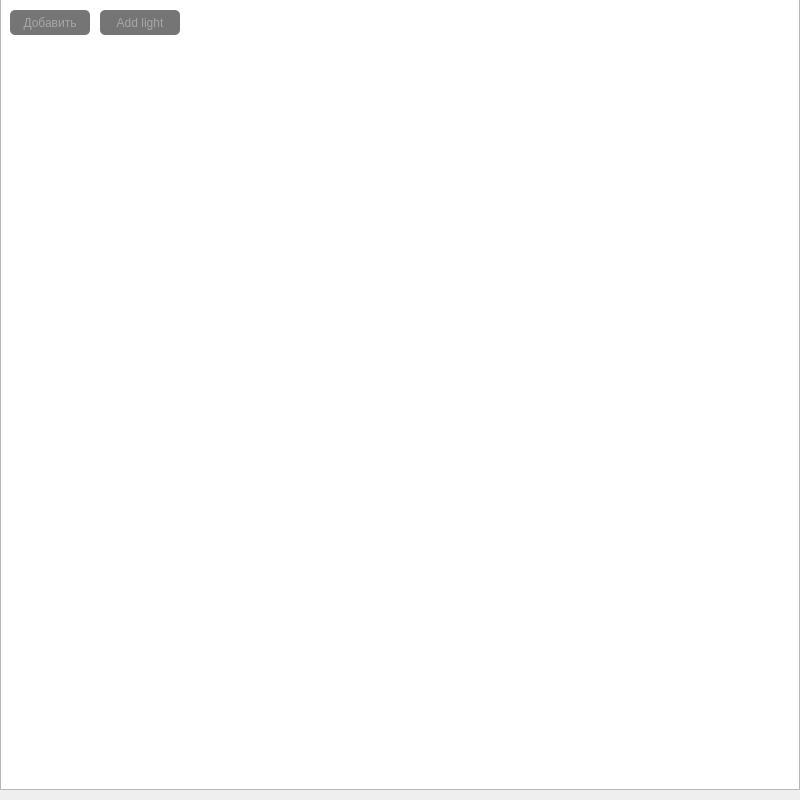
<?xml version="1.0" encoding="UTF-8"?>
<ui version="4.0">
 <class>MainWindow</class>
 <widget class="QMainWindow" name="MainWindow">
  <property name="geometry">
   <rect>
    <x>0</x>
    <y>0</y>
    <width>800</width>
    <height>800</height>
   </rect>
  </property>
  <property name="windowTitle">
   <string>MainWindow</string>
  </property>
  <property name="styleSheet">
   <string notr="true">QDialog {
	background: rgba(50, 50, 50, 255);
}</string>
  </property>
  <widget class="QWidget" name="centralwidget">
   <widget class="QGraphicsView" name="graphicsView">
    <property name="geometry">
     <rect>
      <x>0</x>
      <y>-10</y>
      <width>800</width>
      <height>800</height>
     </rect>
    </property>
   </widget>
   <widget class="QPushButton" name="pushButton_addModel">
    <property name="geometry">
     <rect>
      <x>10</x>
      <y>10</y>
      <width>80</width>
      <height>25</height>
     </rect>
    </property>
    <property name="styleSheet">
     <string notr="true">QPushButton {
    color: rgba(200, 200, 200, 150);
    border-radius: 5px;
    background: rgba(20, 20, 20, 150);
    }

QPushButton:hover {
    background: rgba(10, 10, 10, 150);
    }

QPushButton:pressed {
    border-style: inset;
    background: rgba(250, 250, 250, 250);
    }</string>
    </property>
    <property name="text">
     <string>Добавить</string>
    </property>
   </widget>
   <widget class="QPushButton" name="pushButton_addLight">
    <property name="geometry">
     <rect>
      <x>100</x>
      <y>10</y>
      <width>80</width>
      <height>25</height>
     </rect>
    </property>
    <property name="styleSheet">
     <string notr="true">QPushButton {
    color: rgba(200, 200, 200, 150);
    border-radius: 5px;
    background: rgba(20, 20, 20, 150);
    }

QPushButton:hover {
    background: rgba(10, 10, 10, 150);
    }

QPushButton:pressed {
    border-style: inset;
    background: rgba(0, 0, 0, 150);
   }</string>
    </property>
    <property name="text">
     <string>Add light</string>
    </property>
   </widget>
   <widget class="QComboBox" name="comboBox_model">
    <property name="geometry">
     <rect>
      <x>810</x>
      <y>30</y>
      <width>171</width>
      <height>24</height>
     </rect>
    </property>
    <property name="styleSheet">
     <string notr="true">QComboBox{
	color: rgba(200, 200, 200, 255);
}

QComboBox:on{
    background-color: rgba(30, 30, 30, 180);
	color: rgba(200, 200, 200, 255);
}</string>
    </property>
   </widget>
   <widget class="QLabel" name="lbl_models">
    <property name="geometry">
     <rect>
      <x>810</x>
      <y>10</y>
      <width>171</width>
      <height>16</height>
     </rect>
    </property>
    <property name="text">
     <string>Model list</string>
    </property>
    <property name="alignment">
     <set>Qt::AlignCenter</set>
    </property>
   </widget>
   <widget class="QWidget" name="verticalLayoutWidget">
    <property name="geometry">
     <rect>
      <x>810</x>
      <y>60</y>
      <width>81</width>
      <height>96</height>
     </rect>
    </property>
    <layout class="QVBoxLayout" name="verticalLayout">
     <item>
      <widget class="QLabel" name="lbl_model_move">
       <property name="text">
        <string>Move</string>
       </property>
       <property name="alignment">
        <set>Qt::AlignCenter</set>
       </property>
      </widget>
     </item>
     <item>
      <layout class="QGridLayout" name="gridLayout">
       <item row="1" column="1">
        <widget class="QLineEdit" name="le_mmove_y">
         <property name="styleSheet">
          <string notr="true">QLineEdit {
    background: rgba(20, 20, 20, 180);
	color: rgba(200, 200, 200, 255);
	border-style: inset;
    border-radius: 5px;
}</string>
         </property>
        </widget>
       </item>
       <item row="0" column="1">
        <widget class="QLineEdit" name="le_mmove_x">
         <property name="styleSheet">
          <string notr="true">QLineEdit {
    background: rgba(20, 20, 20, 180);
	color: rgba(200, 200, 200, 255);
	border-style: inset;
    border-radius: 5px;
}</string>
         </property>
        </widget>
       </item>
       <item row="0" column="0">
        <widget class="QLabel" name="lbl_mmove_x">
         <property name="text">
          <string>X:</string>
         </property>
        </widget>
       </item>
       <item row="1" column="0">
        <widget class="QLabel" name="lbl_mmove_y">
         <property name="text">
          <string>Y:</string>
         </property>
        </widget>
       </item>
       <item row="2" column="0">
        <widget class="QLabel" name="lbl_mmove_z">
         <property name="text">
          <string>Z:</string>
         </property>
        </widget>
       </item>
       <item row="2" column="1">
        <widget class="QLineEdit" name="le_mmove_z">
         <property name="styleSheet">
          <string notr="true">QLineEdit {
    background: rgba(20, 20, 20, 180);
	color: rgba(200, 200, 200, 255);
	border-style: inset;
    border-radius: 5px;
}</string>
         </property>
        </widget>
       </item>
      </layout>
     </item>
    </layout>
   </widget>
   <widget class="QPushButton" name="pushButton_mcancel">
    <property name="geometry">
     <rect>
      <x>900</x>
      <y>260</y>
      <width>81</width>
      <height>31</height>
     </rect>
    </property>
    <property name="styleSheet">
     <string notr="true">QPushButton {
    color: rgba(200, 200, 200, 150);
    border-radius: 5px;
    background: rgba(20, 20, 20, 150);
    }

QPushButton:hover {
    background: rgba(10, 10, 10, 150);
    }

QPushButton:pressed {
    border-style: inset;
    background: rgba(0, 0, 0, 150);
   }</string>
    </property>
    <property name="text">
     <string>Cancel</string>
    </property>
   </widget>
   <widget class="QPushButton" name="pushButton_mapply">
    <property name="geometry">
     <rect>
      <x>810</x>
      <y>260</y>
      <width>81</width>
      <height>31</height>
     </rect>
    </property>
    <property name="styleSheet">
     <string notr="true">QPushButton {
    color: rgba(200, 200, 200, 150);
    border-radius: 5px;
    background: rgba(20, 20, 20, 150);
    }

QPushButton:hover {
    background: rgba(10, 10, 10, 150);
    }

QPushButton:pressed {
    border-style: inset;
    background: rgba(0, 0, 0, 150);
   }</string>
    </property>
    <property name="text">
     <string>Apply</string>
    </property>
   </widget>
   <widget class="QWidget" name="verticalLayoutWidget_2">
    <property name="geometry">
     <rect>
      <x>900</x>
      <y>60</y>
      <width>81</width>
      <height>96</height>
     </rect>
    </property>
    <layout class="QVBoxLayout" name="verticalLayout_2">
     <item>
      <widget class="QLabel" name="lbl_model_scale">
       <property name="text">
        <string>Scale</string>
       </property>
       <property name="alignment">
        <set>Qt::AlignCenter</set>
       </property>
      </widget>
     </item>
     <item>
      <layout class="QGridLayout" name="gridLayout_2">
       <item row="1" column="1">
        <widget class="QLineEdit" name="le_mscale_y">
         <property name="styleSheet">
          <string notr="true">QLineEdit {
    background: rgba(20, 20, 20, 180);
	color: rgba(200, 200, 200, 255);
	border-style: inset;
    border-radius: 5px;
}</string>
         </property>
        </widget>
       </item>
       <item row="0" column="1">
        <widget class="QLineEdit" name="le_mscale_x">
         <property name="styleSheet">
          <string notr="true">QLineEdit {
    background: rgba(20, 20, 20, 180);
	color: rgba(200, 200, 200, 255);
	border-style: inset;
    border-radius: 5px;
}</string>
         </property>
        </widget>
       </item>
       <item row="0" column="0">
        <widget class="QLabel" name="lbl_mscale_x">
         <property name="text">
          <string>X:</string>
         </property>
        </widget>
       </item>
       <item row="1" column="0">
        <widget class="QLabel" name="lbl_mscale_y">
         <property name="text">
          <string>Y:</string>
         </property>
        </widget>
       </item>
       <item row="2" column="0">
        <widget class="QLabel" name="lbl_mscale_z">
         <property name="text">
          <string>Z:</string>
         </property>
        </widget>
       </item>
       <item row="2" column="1">
        <widget class="QLineEdit" name="le_mscale_z">
         <property name="styleSheet">
          <string notr="true">QLineEdit {
    background: rgba(20, 20, 20, 180);
	color: rgba(200, 200, 200, 255);
	border-style: inset;
    border-radius: 5px;
}</string>
         </property>
        </widget>
       </item>
      </layout>
     </item>
    </layout>
   </widget>
   <widget class="Line" name="line">
    <property name="geometry">
     <rect>
      <x>810</x>
      <y>290</y>
      <width>171</width>
      <height>20</height>
     </rect>
    </property>
    <property name="orientation">
     <enum>Qt::Horizontal</enum>
    </property>
   </widget>
   <widget class="QLabel" name="lbl_sprites">
    <property name="geometry">
     <rect>
      <x>810</x>
      <y>310</y>
      <width>171</width>
      <height>16</height>
     </rect>
    </property>
    <property name="text">
     <string>Sprite list</string>
    </property>
    <property name="alignment">
     <set>Qt::AlignCenter</set>
    </property>
   </widget>
   <widget class="QPushButton" name="pushButton_sapply">
    <property name="geometry">
     <rect>
      <x>810</x>
      <y>590</y>
      <width>81</width>
      <height>31</height>
     </rect>
    </property>
    <property name="styleSheet">
     <string notr="true">QPushButton {
    color: rgba(200, 200, 200, 150);
    border-radius: 5px;
    background: rgba(20, 20, 20, 150);
    }

QPushButton:hover {
    background: rgba(10, 10, 10, 150);
    }

QPushButton:pressed {
    border-style: inset;
    background: rgba(0, 0, 0, 150);
   }</string>
    </property>
    <property name="text">
     <string>Apply</string>
    </property>
   </widget>
   <widget class="QWidget" name="verticalLayoutWidget_3">
    <property name="geometry">
     <rect>
      <x>900</x>
      <y>360</y>
      <width>81</width>
      <height>96</height>
     </rect>
    </property>
    <layout class="QVBoxLayout" name="verticalLayout_3">
     <item>
      <widget class="QLabel" name="lbl_sscale">
       <property name="text">
        <string>Scale</string>
       </property>
       <property name="alignment">
        <set>Qt::AlignCenter</set>
       </property>
      </widget>
     </item>
     <item>
      <layout class="QGridLayout" name="gridLayout_3">
       <item row="1" column="1">
        <widget class="QLineEdit" name="le_sscale_y">
         <property name="styleSheet">
          <string notr="true">QLineEdit {
    background: rgba(20, 20, 20, 180);
	color: rgba(200, 200, 200, 255);
	border-style: inset;
    border-radius: 5px;
}</string>
         </property>
        </widget>
       </item>
       <item row="0" column="1">
        <widget class="QLineEdit" name="le_sscale_x">
         <property name="styleSheet">
          <string notr="true">QLineEdit {
    background: rgba(20, 20, 20, 180);
	color: rgba(200, 200, 200, 255);
	border-style: inset;
    border-radius: 5px;
}</string>
         </property>
        </widget>
       </item>
       <item row="0" column="0">
        <widget class="QLabel" name="lbl_sscale_x">
         <property name="text">
          <string>X:</string>
         </property>
        </widget>
       </item>
       <item row="1" column="0">
        <widget class="QLabel" name="lbl_sscale_y">
         <property name="text">
          <string>Y:</string>
         </property>
        </widget>
       </item>
       <item row="2" column="0">
        <widget class="QLabel" name="lbl_sscale_z">
         <property name="text">
          <string>Z:</string>
         </property>
        </widget>
       </item>
       <item row="2" column="1">
        <widget class="QLineEdit" name="le_sscale_z">
         <property name="styleSheet">
          <string notr="true">QLineEdit {
    background: rgba(20, 20, 20, 180);
	color: rgba(200, 200, 200, 255);
	border-style: inset;
    border-radius: 5px;
}</string>
         </property>
        </widget>
       </item>
      </layout>
     </item>
    </layout>
   </widget>
   <widget class="QPushButton" name="pushButton_scancel">
    <property name="geometry">
     <rect>
      <x>900</x>
      <y>590</y>
      <width>81</width>
      <height>31</height>
     </rect>
    </property>
    <property name="styleSheet">
     <string notr="true">QPushButton {
    color: rgba(200, 200, 200, 150);
    border-radius: 5px;
    background: rgba(20, 20, 20, 150);
    }

QPushButton:hover {
    background: rgba(10, 10, 10, 150);
    }

QPushButton:pressed {
    border-style: inset;
    background: rgba(0, 0, 0, 150);
   }</string>
    </property>
    <property name="text">
     <string>Cancel</string>
    </property>
   </widget>
   <widget class="QComboBox" name="comboBox_sprite">
    <property name="geometry">
     <rect>
      <x>810</x>
      <y>330</y>
      <width>171</width>
      <height>24</height>
     </rect>
    </property>
    <property name="styleSheet">
     <string notr="true">QComboBox{
	color: rgba(200, 200, 200, 255);
}

QComboBox:on{
    background-color: rgba(30, 30, 30, 180);
	color: rgba(200, 200, 200, 255);
}</string>
    </property>
   </widget>
   <widget class="QWidget" name="verticalLayoutWidget_4">
    <property name="geometry">
     <rect>
      <x>810</x>
      <y>360</y>
      <width>81</width>
      <height>96</height>
     </rect>
    </property>
    <layout class="QVBoxLayout" name="verticalLayout_4">
     <item>
      <widget class="QLabel" name="lbl_smove">
       <property name="text">
        <string>Move</string>
       </property>
       <property name="alignment">
        <set>Qt::AlignCenter</set>
       </property>
      </widget>
     </item>
     <item>
      <layout class="QGridLayout" name="gridLayout_4">
       <item row="1" column="1">
        <widget class="QLineEdit" name="le_smove_y">
         <property name="styleSheet">
          <string notr="true">QLineEdit {
    background: rgba(20, 20, 20, 180);
	color: rgba(200, 200, 200, 255);
	border-style: inset;
    border-radius: 5px;
}</string>
         </property>
        </widget>
       </item>
       <item row="0" column="1">
        <widget class="QLineEdit" name="le_smove_x">
         <property name="styleSheet">
          <string notr="true">QLineEdit {
    background: rgba(20, 20, 20, 180);
	color: rgba(200, 200, 200, 255);
	border-style: inset;
    border-radius: 5px;
}</string>
         </property>
        </widget>
       </item>
       <item row="0" column="0">
        <widget class="QLabel" name="lbl_smove_x">
         <property name="text">
          <string>X:</string>
         </property>
        </widget>
       </item>
       <item row="1" column="0">
        <widget class="QLabel" name="lbl_smove_y">
         <property name="text">
          <string>Y:</string>
         </property>
        </widget>
       </item>
       <item row="2" column="0">
        <widget class="QLabel" name="lbl_smove_z">
         <property name="text">
          <string>Z:</string>
         </property>
        </widget>
       </item>
       <item row="2" column="1">
        <widget class="QLineEdit" name="le_smove_z">
         <property name="styleSheet">
          <string notr="true">QLineEdit {
    background: rgba(20, 20, 20, 180);
	color: rgba(200, 200, 200, 255);
	border-style: inset;
    border-radius: 5px;
}</string>
         </property>
        </widget>
       </item>
      </layout>
     </item>
    </layout>
   </widget>
   <widget class="Line" name="line_2">
    <property name="geometry">
     <rect>
      <x>810</x>
      <y>620</y>
      <width>171</width>
      <height>20</height>
     </rect>
    </property>
    <property name="orientation">
     <enum>Qt::Horizontal</enum>
    </property>
   </widget>
   <widget class="QComboBox" name="comboBox_light">
    <property name="geometry">
     <rect>
      <x>810</x>
      <y>660</y>
      <width>171</width>
      <height>24</height>
     </rect>
    </property>
    <property name="styleSheet">
     <string notr="true">QComboBox{
	color: rgba(200, 200, 200, 255);
}

QComboBox:on{
    background-color: rgba(30, 30, 30, 180);
	color: rgba(200, 200, 200, 255);
}</string>
    </property>
   </widget>
   <widget class="QLabel" name="lbl_lights">
    <property name="geometry">
     <rect>
      <x>810</x>
      <y>640</y>
      <width>171</width>
      <height>16</height>
     </rect>
    </property>
    <property name="text">
     <string>Light list</string>
    </property>
    <property name="alignment">
     <set>Qt::AlignCenter</set>
    </property>
   </widget>
   <widget class="QWidget" name="verticalLayoutWidget_5">
    <property name="geometry">
     <rect>
      <x>810</x>
      <y>690</y>
      <width>81</width>
      <height>101</height>
     </rect>
    </property>
    <layout class="QVBoxLayout" name="verticalLayout_5">
     <item>
      <widget class="QLabel" name="lbl_lmove">
       <property name="text">
        <string>Move</string>
       </property>
       <property name="alignment">
        <set>Qt::AlignCenter</set>
       </property>
      </widget>
     </item>
     <item>
      <layout class="QGridLayout" name="gridLayout_5">
       <item row="1" column="1">
        <widget class="QLineEdit" name="le_lmove_y">
         <property name="styleSheet">
          <string notr="true">QLineEdit {
    background: rgba(20, 20, 20, 180);
	color: rgba(200, 200, 200, 255);
	border-style: inset;
    border-radius: 5px;
}</string>
         </property>
        </widget>
       </item>
       <item row="0" column="1">
        <widget class="QLineEdit" name="le_lmove_x">
         <property name="styleSheet">
          <string notr="true">QLineEdit {
    background: rgba(20, 20, 20, 180);
	color: rgba(200, 200, 200, 255);
	border-style: inset;
    border-radius: 5px;
}</string>
         </property>
        </widget>
       </item>
       <item row="0" column="0">
        <widget class="QLabel" name="lbl_lmove_x">
         <property name="text">
          <string>X:</string>
         </property>
        </widget>
       </item>
       <item row="1" column="0">
        <widget class="QLabel" name="lbl_lmove_y">
         <property name="text">
          <string>Y:</string>
         </property>
        </widget>
       </item>
       <item row="2" column="0">
        <widget class="QLabel" name="lbl_lmove_z">
         <property name="text">
          <string>Z:</string>
         </property>
        </widget>
       </item>
       <item row="2" column="1">
        <widget class="QLineEdit" name="le_lmove_z">
         <property name="styleSheet">
          <string notr="true">QLineEdit {
    background: rgba(20, 20, 20, 180);
	color: rgba(200, 200, 200, 255);
	border-style: inset;
    border-radius: 5px;
}</string>
         </property>
        </widget>
       </item>
      </layout>
     </item>
    </layout>
   </widget>
   <widget class="QWidget" name="verticalLayoutWidget_6">
    <property name="geometry">
     <rect>
      <x>810</x>
      <y>160</y>
      <width>171</width>
      <height>96</height>
     </rect>
    </property>
    <layout class="QVBoxLayout" name="verticalLayout_6">
     <item>
      <widget class="QLabel" name="lbl_mrotate">
       <property name="text">
        <string>Rotate</string>
       </property>
       <property name="alignment">
        <set>Qt::AlignCenter</set>
       </property>
      </widget>
     </item>
     <item>
      <layout class="QGridLayout" name="gridLayout_6">
       <item row="1" column="1">
        <widget class="QLineEdit" name="le_mrotate_y">
         <property name="styleSheet">
          <string notr="true">QLineEdit {
    background: rgba(20, 20, 20, 180);
	color: rgba(200, 200, 200, 255);
	border-style: inset;
    border-radius: 5px;
}</string>
         </property>
        </widget>
       </item>
       <item row="0" column="1">
        <widget class="QLineEdit" name="le_mrotate_x">
         <property name="styleSheet">
          <string notr="true">QLineEdit {
    background: rgba(20, 20, 20, 180);
	color: rgba(200, 200, 200, 255);
	border-style: inset;
    border-radius: 5px;
}</string>
         </property>
        </widget>
       </item>
       <item row="0" column="0">
        <widget class="QLabel" name="lbl_mrotate_x">
         <property name="text">
          <string>X:</string>
         </property>
        </widget>
       </item>
       <item row="1" column="0">
        <widget class="QLabel" name="lbl_mrotate_y">
         <property name="text">
          <string>Y:</string>
         </property>
        </widget>
       </item>
       <item row="2" column="0">
        <widget class="QLabel" name="lbl_mrotate_z">
         <property name="text">
          <string>Z:</string>
         </property>
        </widget>
       </item>
       <item row="2" column="1">
        <widget class="QLineEdit" name="le_mrotate_z">
         <property name="styleSheet">
          <string notr="true">QLineEdit {
    background: rgba(20, 20, 20, 180);
	color: rgba(200, 200, 200, 255);
	border-style: inset;
    border-radius: 5px;
}</string>
         </property>
        </widget>
       </item>
      </layout>
     </item>
    </layout>
   </widget>
   <widget class="QWidget" name="verticalLayoutWidget_7">
    <property name="geometry">
     <rect>
      <x>810</x>
      <y>460</y>
      <width>81</width>
      <height>96</height>
     </rect>
    </property>
    <layout class="QVBoxLayout" name="verticalLayout_7">
     <item>
      <widget class="QLabel" name="lbl_srotate">
       <property name="text">
        <string>Rotate</string>
       </property>
       <property name="alignment">
        <set>Qt::AlignCenter</set>
       </property>
      </widget>
     </item>
     <item>
      <layout class="QGridLayout" name="gridLayout_7">
       <item row="1" column="1">
        <widget class="QLineEdit" name="le_srotate_y">
         <property name="styleSheet">
          <string notr="true">QLineEdit {
    background: rgba(20, 20, 20, 180);
	color: rgba(200, 200, 200, 255);
	border-style: inset;
    border-radius: 5px;
}</string>
         </property>
        </widget>
       </item>
       <item row="0" column="1">
        <widget class="QLineEdit" name="le_srotate_x">
         <property name="styleSheet">
          <string notr="true">QLineEdit {
    background: rgba(20, 20, 20, 180);
	color: rgba(200, 200, 200, 255);
	border-style: inset;
    border-radius: 5px;
}</string>
         </property>
        </widget>
       </item>
       <item row="0" column="0">
        <widget class="QLabel" name="lbl_srotate_x">
         <property name="text">
          <string>X:</string>
         </property>
        </widget>
       </item>
       <item row="1" column="0">
        <widget class="QLabel" name="lbl_srotate_y">
         <property name="text">
          <string>Y:</string>
         </property>
        </widget>
       </item>
       <item row="2" column="0">
        <widget class="QLabel" name="lbl_srotate_z">
         <property name="text">
          <string>Z:</string>
         </property>
        </widget>
       </item>
       <item row="2" column="1">
        <widget class="QLineEdit" name="le_srotate_z">
         <property name="styleSheet">
          <string notr="true">QLineEdit {
    background: rgba(20, 20, 20, 180);
	color: rgba(200, 200, 200, 255);
	border-style: inset;
    border-radius: 5px;
}</string>
         </property>
        </widget>
       </item>
      </layout>
     </item>
    </layout>
   </widget>
   <widget class="QWidget" name="verticalLayoutWidget_8">
    <property name="geometry">
     <rect>
      <x>900</x>
      <y>460</y>
      <width>81</width>
      <height>96</height>
     </rect>
    </property>
    <layout class="QVBoxLayout" name="verticalLayout_8">
     <item>
      <widget class="QLabel" name="lbl_smovement">
       <property name="text">
        <string>End move</string>
       </property>
       <property name="alignment">
        <set>Qt::AlignCenter</set>
       </property>
      </widget>
     </item>
     <item>
      <layout class="QGridLayout" name="gridLayout_8">
       <item row="1" column="1">
        <widget class="QLineEdit" name="le_smovement_y">
         <property name="styleSheet">
          <string notr="true">QLineEdit {
    background: rgba(20, 20, 20, 180);
	color: rgba(200, 200, 200, 255);
	border-style: inset;
    border-radius: 5px;
}</string>
         </property>
        </widget>
       </item>
       <item row="0" column="1">
        <widget class="QLineEdit" name="le_smovement_x">
         <property name="styleSheet">
          <string notr="true">QLineEdit {
    background: rgba(20, 20, 20, 180);
	color: rgba(200, 200, 200, 255);
	border-style: inset;
    border-radius: 5px;
}</string>
         </property>
        </widget>
       </item>
       <item row="0" column="0">
        <widget class="QLabel" name="lbl_smovement_x">
         <property name="text">
          <string>X:</string>
         </property>
        </widget>
       </item>
       <item row="1" column="0">
        <widget class="QLabel" name="lbl_smovement_y">
         <property name="text">
          <string>Y:</string>
         </property>
        </widget>
       </item>
       <item row="2" column="0">
        <widget class="QLabel" name="lbl_smovement_z">
         <property name="text">
          <string>Z:</string>
         </property>
        </widget>
       </item>
       <item row="2" column="1">
        <widget class="QLineEdit" name="le_smovement_z">
         <property name="styleSheet">
          <string notr="true">QLineEdit {
    background: rgba(20, 20, 20, 180);
	color: rgba(200, 200, 200, 255);
	border-style: inset;
    border-radius: 5px;
}</string>
         </property>
        </widget>
       </item>
      </layout>
     </item>
    </layout>
   </widget>
   <widget class="QLabel" name="lbl_speed">
    <property name="geometry">
     <rect>
      <x>810</x>
      <y>560</y>
      <width>55</width>
      <height>21</height>
     </rect>
    </property>
    <property name="text">
     <string>Speed:</string>
    </property>
   </widget>
   <widget class="QLineEdit" name="le_speed">
    <property name="geometry">
     <rect>
      <x>860</x>
      <y>560</y>
      <width>121</width>
      <height>21</height>
     </rect>
    </property>
    <property name="styleSheet">
     <string notr="true">QLineEdit {
    background: rgba(20, 20, 20, 180);
	color: rgba(200, 200, 200, 255);
	border-style: inset;
    border-radius: 5px;
}</string>
    </property>
   </widget>
   <widget class="QPushButton" name="pushButton_lapply">
    <property name="geometry">
     <rect>
      <x>900</x>
      <y>740</y>
      <width>81</width>
      <height>21</height>
     </rect>
    </property>
    <property name="styleSheet">
     <string notr="true">QPushButton {
    color: rgba(200, 200, 200, 150);
    border-radius: 5px;
    background: rgba(20, 20, 20, 150);
    }

QPushButton:hover {
    background: rgba(10, 10, 10, 150);
    }

QPushButton:pressed {
    border-style: inset;
    background: rgba(0, 0, 0, 150);
   }</string>
    </property>
    <property name="text">
     <string>Apply</string>
    </property>
   </widget>
   <widget class="QPushButton" name="pushButton_lcancel">
    <property name="geometry">
     <rect>
      <x>900</x>
      <y>770</y>
      <width>81</width>
      <height>21</height>
     </rect>
    </property>
    <property name="styleSheet">
     <string notr="true">QPushButton {
    color: rgba(200, 200, 200, 150);
    border-radius: 5px;
    background: rgba(20, 20, 20, 150);
    }

QPushButton:hover {
    background: rgba(10, 10, 10, 150);
    }

QPushButton:pressed {
    border-style: inset;
    background: rgba(0, 0, 0, 150);
   }</string>
    </property>
    <property name="text">
     <string>Cancel</string>
    </property>
   </widget>
   <widget class="QLabel" name="lbl_power">
    <property name="geometry">
     <rect>
      <x>902</x>
      <y>690</y>
      <width>71</width>
      <height>20</height>
     </rect>
    </property>
    <property name="text">
     <string>Power</string>
    </property>
    <property name="alignment">
     <set>Qt::AlignCenter</set>
    </property>
   </widget>
   <widget class="QLineEdit" name="le_power">
    <property name="geometry">
     <rect>
      <x>900</x>
      <y>710</y>
      <width>81</width>
      <height>21</height>
     </rect>
    </property>
    <property name="styleSheet">
     <string notr="true">QLineEdit {
    background: rgba(20, 20, 20, 180);
	color: rgba(200, 200, 200, 255);
	border-style: inset;
    border-radius: 5px;
}</string>
    </property>
   </widget>
  </widget>
 </widget>
 <resources/>
 <connections/>
</ui>
